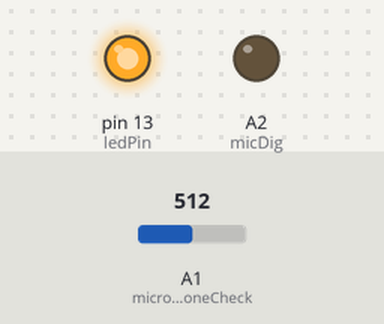
This sketch was run on a simulated Arduino Uno, built with avr-gcc and run on an emulated ATmega328P. Shown: output pins drawn as LEDs (lit = HIGH). The test bench sets the inputs (shaded band); at power-on: A1 (microphoneCheck) = 512.

Above: at 0.8 s.
0.9 s: A1 (microphoneCheck) set to 107
3.9 s: A1 (microphoneCheck) set to 94
6.9 s: A1 (microphoneCheck) set to 30
At 7.5 s:
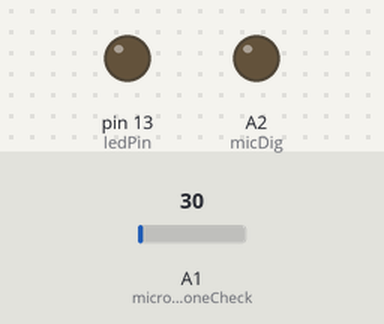
Timing chart, 0 to 9.9 s (numbered marks = the images above; inputs shaded):
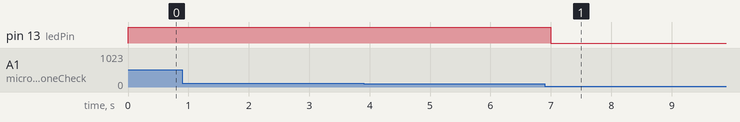

The sketch:

fftBPM.ino
```cpp
#include <TimerOne.h>
#include "math.h"

//debugging
//if this is defined then serial will work
#define SERIALout

String passData = "NOT YET CALIBRATED";

unsigned long interval=19000; // the time we need to wait, set the time to 19s because otherwise we'll lose the cloud connection
unsigned long previousMillis=0; // millis() returns an unsigned long.

//microphone array to hold the samples
const int maxIterations = 512; // this is the max number of sample iterations there are 40 sample intervals in 1s
volatile int fftData[maxIterations]; //this is where we will hold the fft data
volatile int sampleIterator = 0; // iterates through the samples
const int maxIntervals = 40; //intervals that are to be checked against the average 40 = 5s
volatile int intervalIterator = 0; // iterates throught the intervals
volatile long sampleSqAdd = 0; //add all the squares of the samples
volatile unsigned long intervalEnergy[maxIntervals]; // store the various FFT intervals here
volatile unsigned long totalEnergy = 0; // add everything together to get the full energy per second
volatile unsigned long average5sPublish = 0; // this is the 5s average sound power to be published
volatile int numberOfBeats = 0; //rolling count of bpm
volatile int beatPublish = 0; //bpm that goes out
float secondsLoop = 0.125 * maxIntervals; //one frequency sample is 8Hz, so we can calculate the average of
boolean beatDetectionStarted = false; //this checks that the beat is not calculated twice
boolean blockingCheck = false; // this makes sure that when blocking occurs then the false BPM is passed along
float pi = 3.141;

//testing
#define testingOutput
#ifdef testingOutput
    volatile unsigned long outputTester = 0;
    volatile unsigned long outputTester2 = 0;
    String outputter = "";
#endif

//two different wifi networks
#define testHomeWifi
//#define setKertsiWifi

byte microphoneCheck = A1; //mic analogue input
byte micDig = A2; //mic digital toggle for
int sensorReading = 0;      // variable to store the value read from the sensor pin
int threshold = 0; //this is the threshold variable

const uint8_t ledPin = 13; //blink

void setup() {

    // this is 4 * 512 samples
    Timer1.initialize(844);
    Timer1.attachInterrupt(getData); // blinkLED to run every 0.15 seconds

    //initialize the sound energy history buffer
    for (int i = 0; i< maxIntervals; i++){
        intervalEnergy[i]=0;
    }

    //led test
    pinMode(ledPin, OUTPUT);
    digitalWrite(ledPin, HIGH);

    //set microphoe to low
    pinMode(micDig, OUTPUT);
    digitalWrite(micDig, LOW);
    delay(50);

    //pinMode(microphoneCheck, INPUT);

    //calculate what is silent
    int totalNoise = 0;
    int iteratorNoise = 0;
    unsigned long timeToTest = millis() + 6600;
    while (millis() < timeToTest){
        totalNoise += analogRead(microphoneCheck);
        iteratorNoise++;
        delay(20);
    }

    //silence downscale by 10
    threshold = totalNoise / iteratorNoise ;

    delay(1000);

  #ifdef SERIALout
    Serial.begin(57600);
    Serial.println("Threshold value in calibration");
      Serial.println(threshold);
  #endif

}

void loop() {

    //sensorReading = analogRead(microphoneCheck);


    //check if 20 seconds have passed and it is time to read the sensor
    unsigned long currentMillis = millis(); // grab current time
    // check if "interval" time has passed
    //Serial.println(currentMillis - previousMillis);
    //read temperature every e.g. 20s and humidity every 20s


  #ifdef SERIALout

    Serial.println(passData);
  #endif

    //passData = "temperature: "+String(temporaryT)+", humidity: "+String(temporaryH) + ", volume: " + String(average5sPublish) + ", BPM:" + String(beatPublish);
    passData = " TEST: " + String(outputTester) + " TEST2: " + String(outputTester2) + " no: "+outputter;

}


void blinkBPM(){
    // "toggles" the state, when beat is detected flick the led
    digitalWrite(ledPin, !digitalRead(ledPin)); // sets the LED based on ledState
}

void getData(){

    //add the squares of the samples
    unsigned long oneSample = abs(analogRead(microphoneCheck)-threshold);
    sampleSqAdd += sq(oneSample);
    fftData[sampleIterator] = oneSample;
    ++sampleIterator;

    if(sampleIterator == maxIterations){ //we've hit the end of one interval and it is time to add everything together
        sampleIterator = 0; //reset the iterator
        totalEnergy += sampleSqAdd /100; //add to total energy for the sound level

        double midFFTholderR; //REAL
        double midFFTholderI; //IMAGINARY
        double loopEnergyFFT;
        //we need to calculate the FFT, we use the Cooley-Tukey transform 80 - 256 Hz, and calculate the energy for that!
        for (int j = 10; j < 32 ; j++){
            for (int i = 0; i < maxIterations / 2; i+=2 ){
                midFFTholderR = fftData[i]*cos(j*i*pi/128)+fftData[i+1]*cos((1+2*i)*j*pi/256);
                midFFTholderI = fftData[i]*sin(j*i*pi/128)+fftData[i+1]*sin((1+2*i)*j*pi/256);
            }

            loopEnergyFFT += sq(midFFTholderR) + sq(midFFTholderI); //FFT energy addition

        }

        //outputTester= (long)loopEnergyFFT;
        //check for the beat if one add it!

        intervalEnergy[intervalIterator] = loopEnergyFFT; // add it to the energy history buffer
        //time to calculate the total energy from the buffer, which is 0 in the beginning
        double averageLocalEnergy = 0;
        for (int i = 0; i< maxIntervals; i++){
            averageLocalEnergy += intervalEnergy[i] / maxIntervals;
        }

        /* WE'RE NOT USING VARIANCE IN V 1.0
        double variance = 0; // this is the variance needed for our device
        //calculate variance
        for (int i = 0; i<maxIntervals; i++){
            variance += sq((averageLocalEnergy - intervalEnergy[i])/1000) / maxIntervals;
        }


        //use linear regression model [from a paper], as we used almost half the samples just multiply by 2
        double C = max(1.8142857 - 0.0025714 * variance / 3, 1.5);
        outputTester = numberOfBeats;
        */

        double c = 1.5; //we will try this for the treshold

        //outputTester2= (unsigned long)( c * averageLocalEnergy);
        //check if the beat goes above the threshold
        if (loopEnergyFFT > c * averageLocalEnergy){
            beatDetectionStarted = true;
            outputter = "YEES";
        } else {
            //to remove the possibility that the beat is calculated twice, we have to wait until the energy drops below the threshold
            if (beatDetectionStarted){
                numberOfBeats += 1;
                blinkBPM();
                outputter = "HAPPENED";
            }
            beatDetectionStarted = false;
            //outputter = "NOO";
        }

        sampleSqAdd = 0; // reset samples to next interval

        //iterate to the next interval
        intervalIterator++;
        if(intervalIterator == maxIntervals){ // check if the max number of intervals has been reached

            //reset interval
            intervalIterator = 0;

            if(blockingCheck){
                blockingCheck = false;
            } else {
                beatPublish = (int)(numberOfBeats * 60 / secondsLoop) ; // this is the beats, might need to do FFT, but that can be updated
            }
            numberOfBeats = 0; // reset beats counter


            //sound level calculation per second
            average5sPublish = totalEnergy / secondsLoop;
            totalEnergy = 0;


           // outputTester2= (unsigned long)average5sPublish;
            outputTester = (unsigned long)secondsLoop;

        }
    }
}
```

Measured:
- after the input at 0.9 s, every drawn part: stays the same
- after the input at 3.9 s, every drawn part: stays the same
